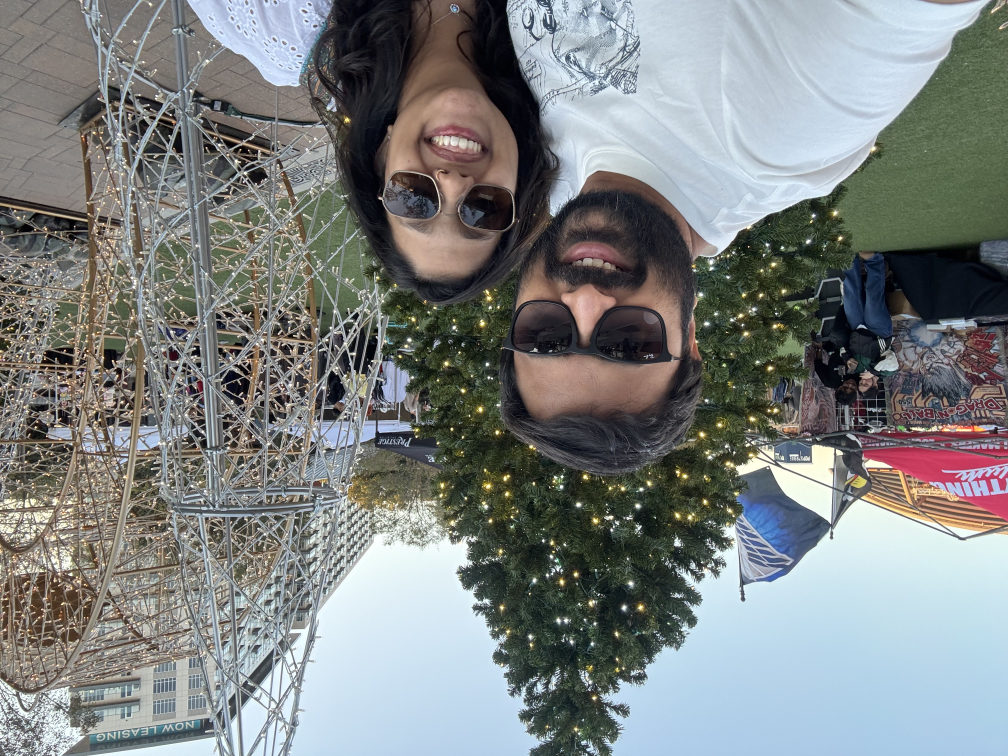
#> input picture IMG_0092.jpeg, 4032 x 3024 px (shown at 1/4 size)
$ python optimize_photos.py ../IMG_0092.jpeg out.png
#> lines starting #> are read from the running program, lines starting #| are printed output that depends on the picture
"""Resize photos, convert to WebP and strip all metadata (including GPS).

Usage: python3 optimize_photos.py <input file or folder> <output folder> [--width 2000]
"""
import argparse
import sys
from pathlib import Path

from PIL import Image, ImageOps

try:  # iPhone HEIC photos
    from pillow_heif import register_heif_opener
    register_heif_opener()
#> (this line was passed over: pillow_heif is not available in this run)
except ImportError:
    pass

EXTS = {".jpg", ".jpeg", ".png", ".heic", ".webp", ".tif", ".tiff"}


def convert(src: Path, dst: Path, width: int) -> None:
#> called with width = 2000
    with Image.open(src) as im:
#> im is the input picture: PIL image 4032x3024 RGB; mean R, G, B 125.7, 129.8, 129.3
        im = ImageOps.exif_transpose(im)  # keep phone rotation, then drop EXIF
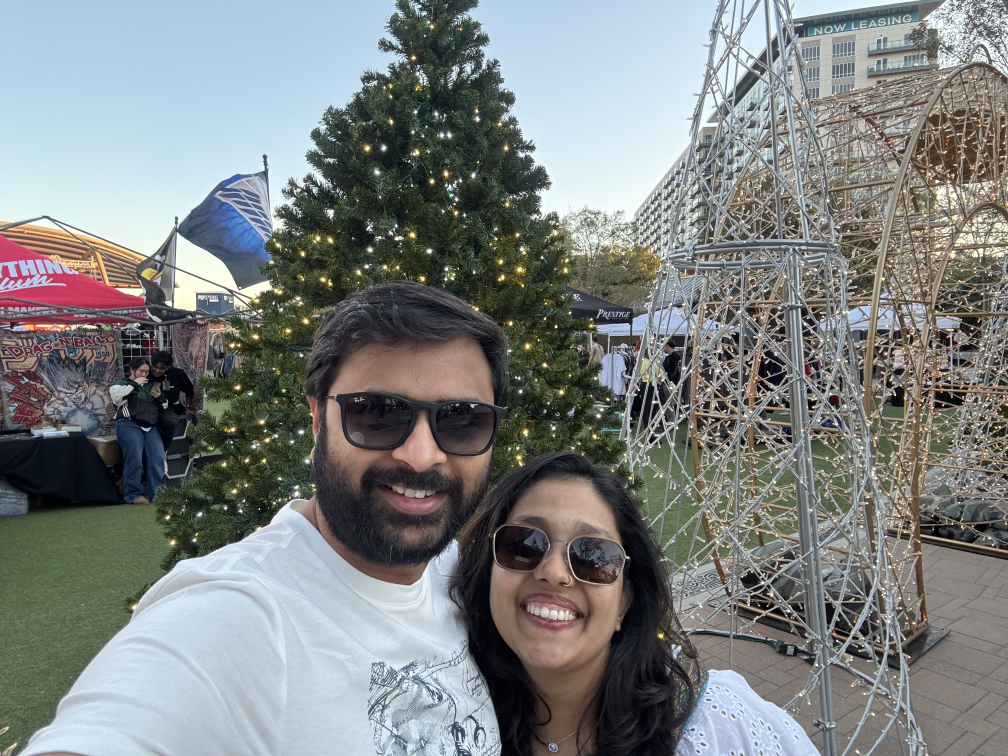
#> im: PIL image 4032x3024 RGB (shown at 1/4 size); mean R, G, B 125.7, 129.8, 129.3
        im = im.convert("RGB")
        im.thumbnail((width, width), Image.LANCZOS)
#> im: PIL image 2000x1500 RGB
        dst.parent.mkdir(parents=True, exist_ok=True)
        im.save(dst, "WEBP", quality=78, method=6)  # no exif= argument, so no metadata
    print(f"{src.name} -> {dst} ({dst.stat().st_size // 1024} KB)")


def main() -> int:
    ap = argparse.ArgumentParser()
    ap.add_argument("src")
    ap.add_argument("out")
    ap.add_argument("--width", type=int, default=2000)
    args = ap.parse_args()
    src, out = Path(args.src), Path(args.out)
    files = [src] if src.is_file() else sorted(p for p in src.rglob("*") if p.suffix.lower() in EXTS)
    for f in files:
        convert(f, out / (f.stem + ".webp"), args.width)
    return 0


if __name__ == "__main__":
    sys.exit(main())
#> (the program exits here)

$ run again, on IMG_6308.jpeg
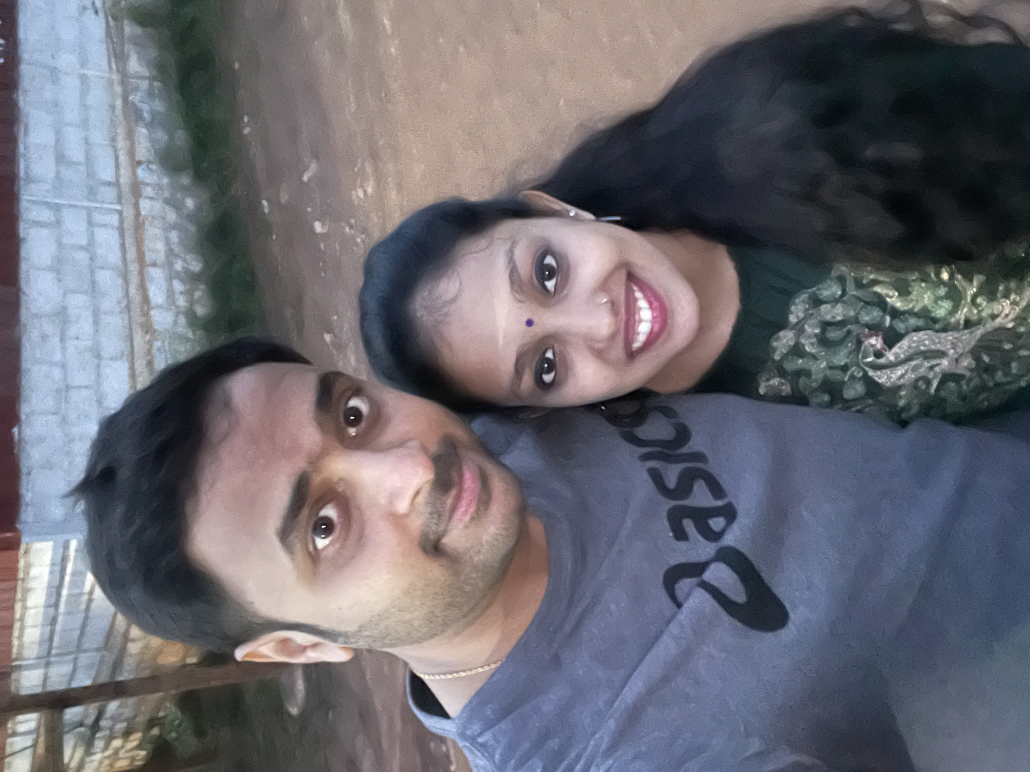
#> input picture IMG_6308.jpeg, 3088 x 2316 px (shown at 1/3 size)
#> in convert, im is the input picture: PIL image 3088x2316 RGB; mean R, G, B 106.1, 105.2, 113.3
#> in convert, `im = ImageOps.exif_transpose(im)`:
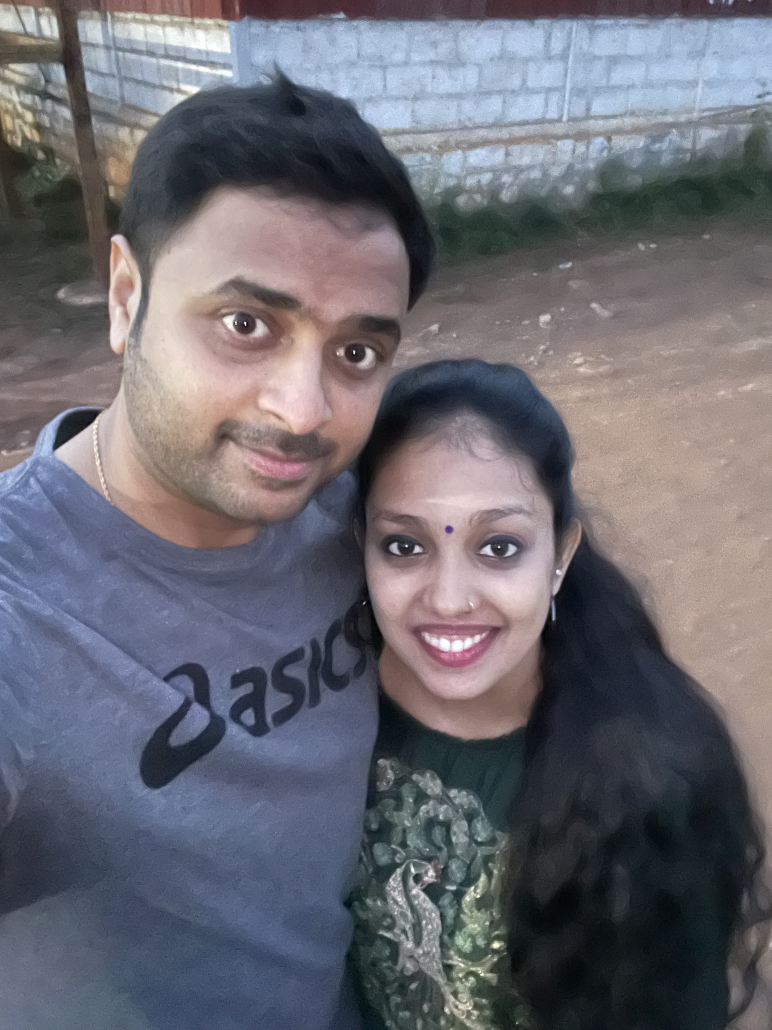
#> im: PIL image 2316x3088 RGB (shown at 1/3 size); mean R, G, B 106.1, 105.2, 113.3

$ run again, on IMG_6400.jpeg
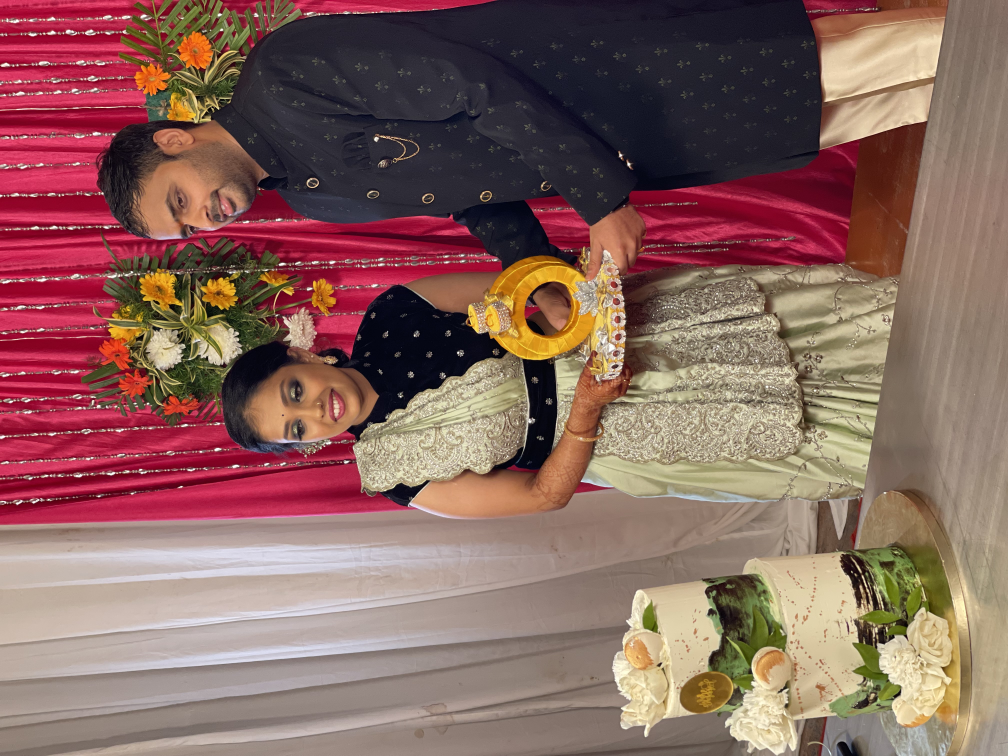
#> input picture IMG_6400.jpeg, 4032 x 3024 px (shown at 1/4 size)
#> in convert, im is the input picture: PIL image 4032x3024 RGB; mean R, G, B 136.8, 100.8, 94.1
#> in convert, `im = ImageOps.exif_transpose(im)`:
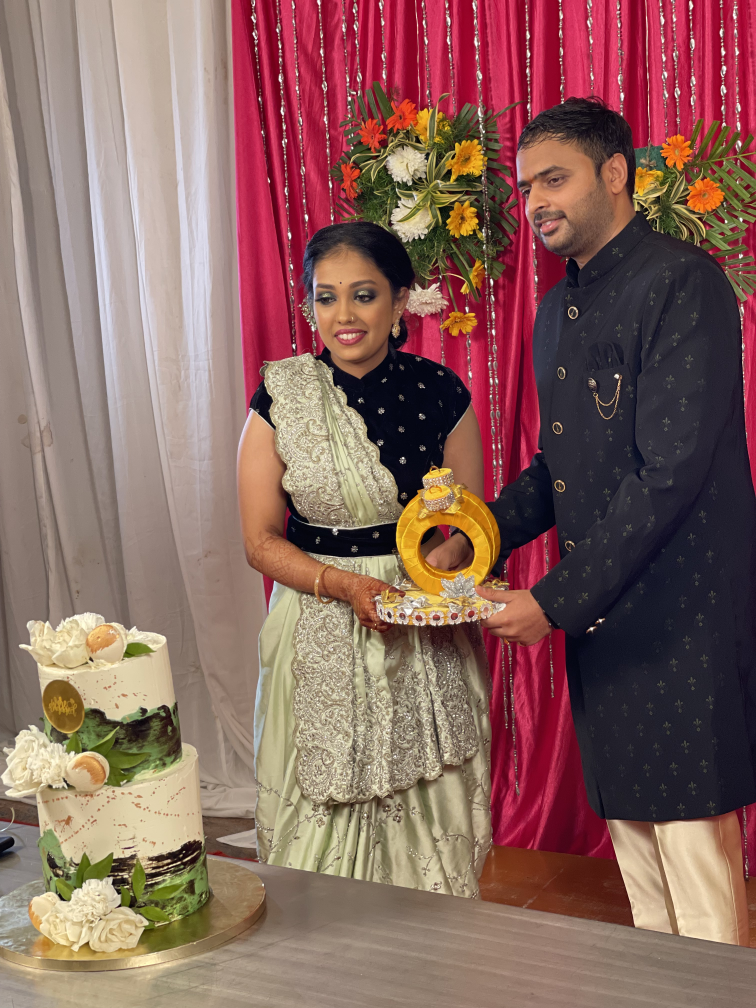
#> im: PIL image 3024x4032 RGB (shown at 1/4 size); mean R, G, B 136.8, 100.8, 94.1

$ run again, on IMG_6402.jpeg
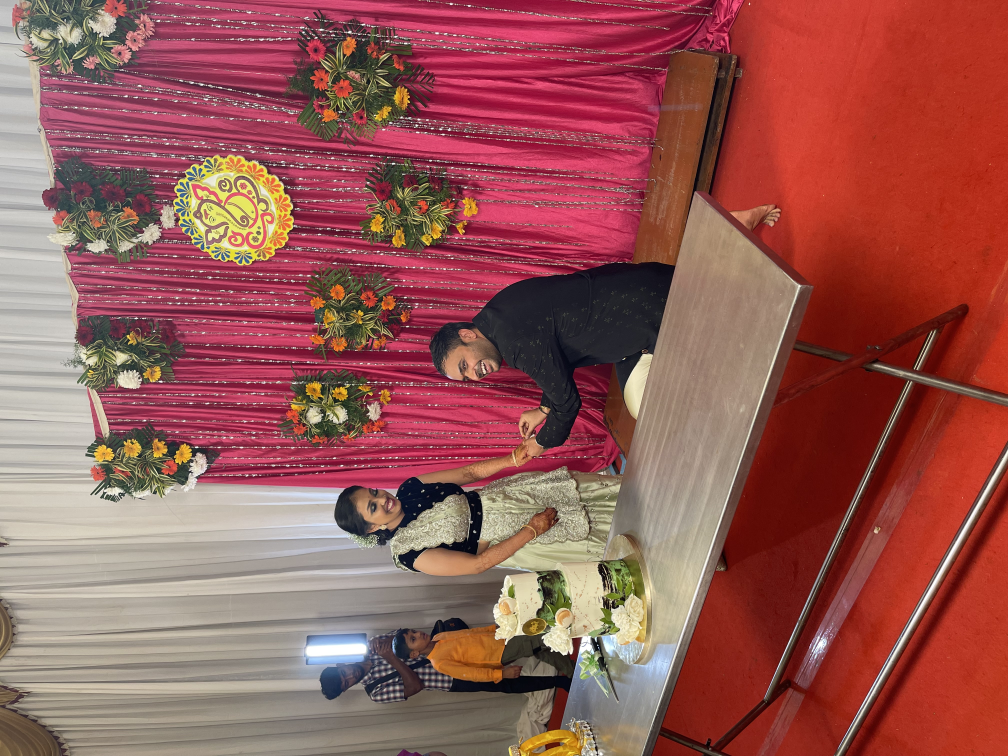
#> input picture IMG_6402.jpeg, 4032 x 3024 px (shown at 1/4 size)
#> in convert, im is the input picture: PIL image 4032x3024 RGB; mean R, G, B 150.6, 88.1, 84.2
#> in convert, `im = ImageOps.exif_transpose(im)`:
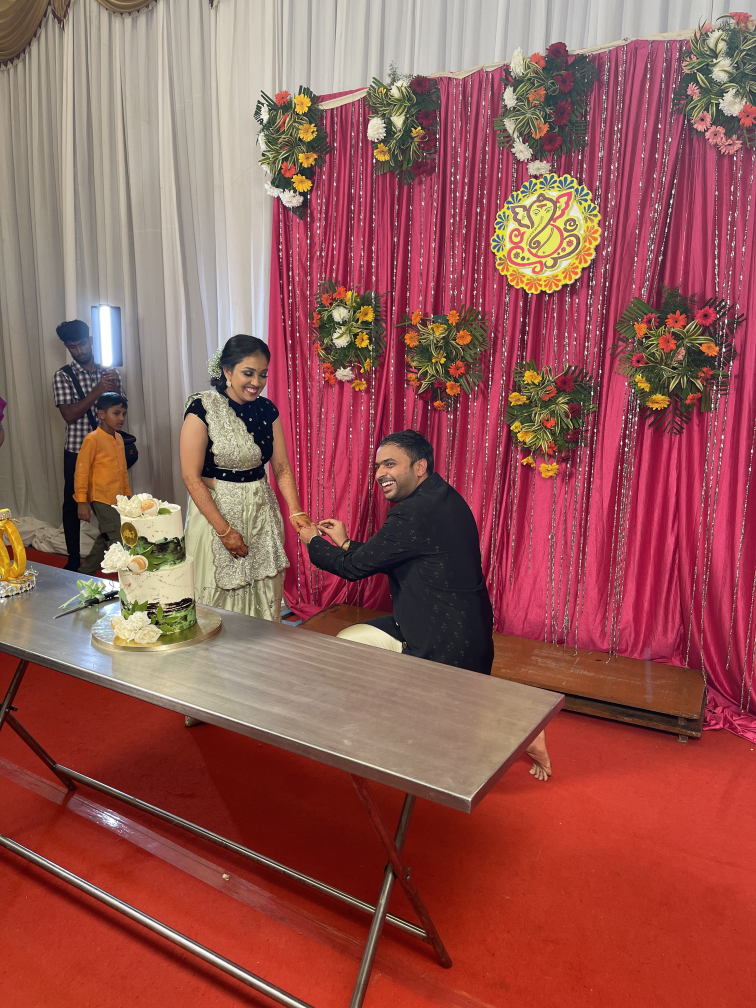
#> im: PIL image 3024x4032 RGB (shown at 1/4 size); mean R, G, B 150.6, 88.1, 84.2
